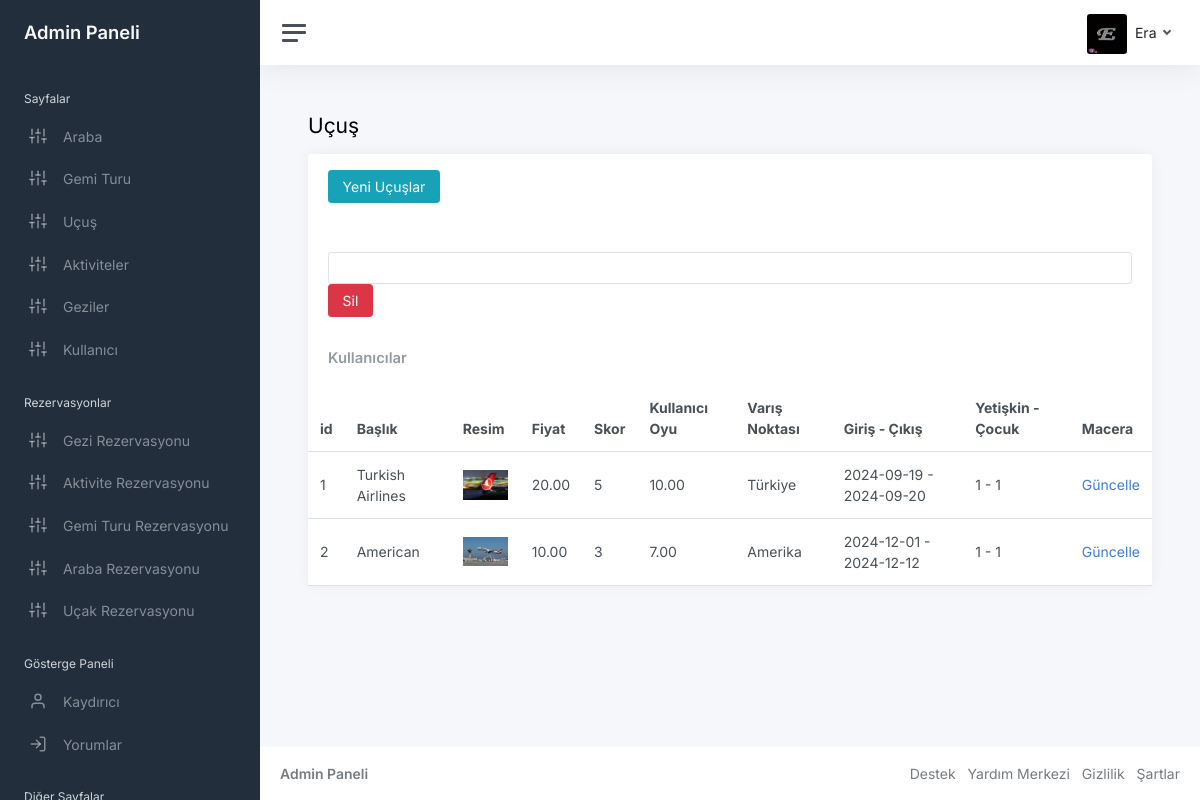
The app's page /admin/flight.php (signed in) with its own data.
### tables this page shows
CREATE TABLE `flight` (
  `id` int(11) NOT NULL,
  `title` varchar(200) NOT NULL,
  `image` varchar(200) NOT NULL,
  `price` decimal(6,2) NOT NULL,
  `description` text NOT NULL,
  `score` int(11) NOT NULL,
  `user_rating` decimal(4,2) NOT NULL,
  `destination` varchar(200) NOT NULL,
  `checking` date NOT NULL,
  `checkout` date NOT NULL,
  `adults` int(11) NOT NULL,
  `children` int(11) NOT NULL
);

### admin/flight.php (the view, shortened to what this page needs)
<?php require "includes/header.php"?>
<main class="content">
				<div class="container-fluid p-0">
					<h1 class="h3 mb-3">Uçuş</h1>
					<div class="row">
						<div class="col-12">
							<div class="card">
							<div class="card-header">
								<p><a href="flight-add.php">										<button class="btn btn-info">Yeni Uçuşlar</button>
</a> </p>
</div>
							<div class="card-header">
							<form method="post">
							<input type="number" class="form-control" name="id">
<button name="submit"  class="btn btn-danger" type="submit" id="form_submit_button" class="form_submit_button button trans_200">Sil<span></span><span></span><span></span></button>
								</div>
								<div class="card-header">
									<h5 class="card-title mb-0">Kullanıcılar</h5>
								</div>
								<table class="table table-hover my-0">
									<thead>
										<tr>
										<th class="d-none d-md-table-cell">id</th>
											<th>Başlık</th>
											<th class="d-none d-xl-table-cell">Resim</th>
											<th class="d-none d-xl-table-cell">Fiyat</th>
											<th>Skor</th>
                                            <th>Kullanıcı Oyu</th>
                                            <th> Varış Noktası</th>
                                            <th> Giriş - Çıkış </th>
                                            <th> Yetişkin - Çocuk </th>
											<th class="d-none d-md-table-cell">Macera</th>
										</tr>
									</thead>
									<tbody>
<?php
try {
    $stmt= $conn->prepare("SELECT * FROM flight");
    $stmt ->execute();
    while($row = $stmt->fetch(PDO::FETCH_ASSOC)){
?>
										<tr>
										<td><?php echo $row["id"]; ?></td>
											<td><?php echo $row["title"]; ?></td>
											<td class="d-none d-xl-table-cell"><img style="width: 45px" src="<?php echo $row["image"]; ?>"> </td>
											<td class="d-none d-xl-table-cell"><?php echo $row["price"]; ?></td>
                                            <td class="d-none d-xl-table-cell"><?php echo $row["score"]; ?></td>
                                            <td class="d-none d-xl-table-cell"><?php echo $row["user_rating"]; ?></td>
                                            <td class="d-none d-xl-table-cell"><?php echo $row["destination"]; ?></td>
                                            <td class="d-none d-xl-table-cell"><?php echo $row["checking"]; ?> - <?php echo $row["checkout"]; ?> </td>
                                            <td class="d-none d-xl-table-cell"><?php echo $row["adults"]; ?> -  <?php echo $row["children"]; ?> </td>
											<td class="d-none d-md-table-cell"><a href="flight-update.php?id=<?php echo $row["id"]; ?>">Güncelle</a></td>
										</tr>
                                <?php
    }
}
catch(PDOException $e)
{
    echo "Error" .$e->getMessage();
}
                                ?>
									</tbody>
								</table>
							</div>
						</div>
					</div>
				</div>
			</main>
<?php require "includes/footer.php"?>

### records on screen
flight: id "1", title "Turkish Airlines", image (picture), price "20.00", score "5", user_rating "10.00", destination "Türkiye", checking "2024-09-19", checkout "2024-09-20", adults "1", children "1"
flight: id "2", title "American", image (picture), price "10.00", score "3", user_rating "7.00", destination "Amerika", checking "2024-12-01", checkout "2024-12-12", adults "1", children "1"

### other values on screen
$_SESSION['admin'] "Era"
